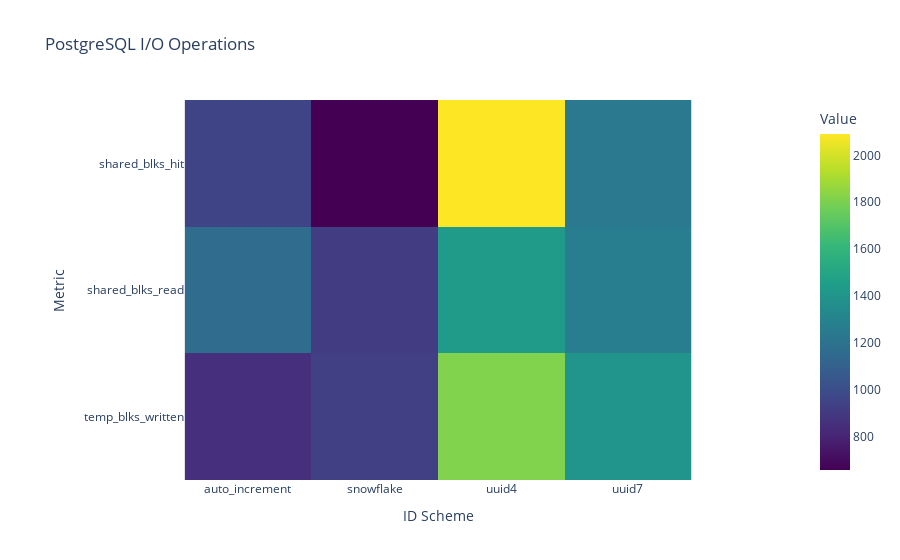
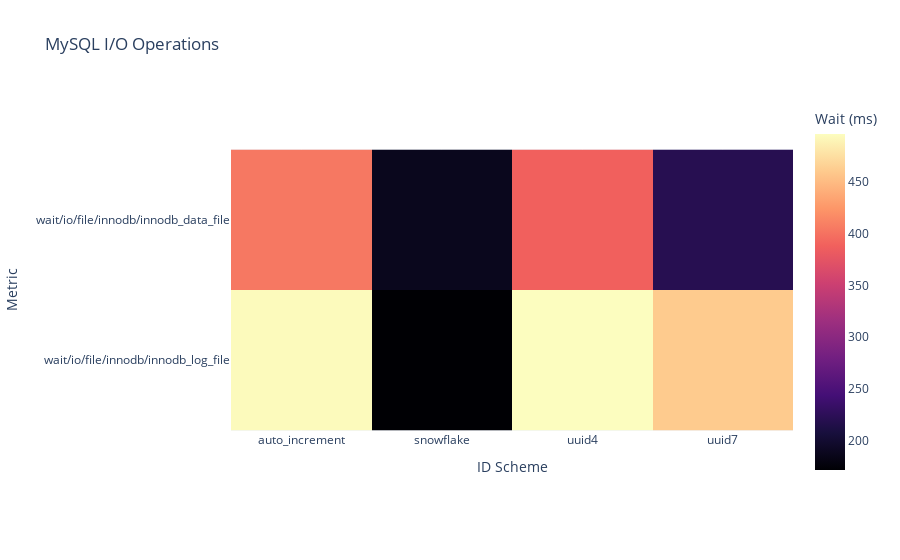

The cell these charts' notebook holds for them, in order:
### Code cell
if not io_df.empty:
    pg_df = io_df[io_df['database'] == 'postgres']
    if not pg_df.empty:
        pivot_pg = pg_df.pivot_table(index='metric', columns='id_scheme', values='value', aggfunc='sum').fillna(0)
        fig3 = px.imshow(
            pivot_pg,
            title='PostgreSQL I/O Operations',
            color_continuous_scale='Viridis',
            labels={'x': 'ID Scheme', 'y': 'Metric', 'color': 'Value'},
        )
        fig3.show()
    mysql_df = io_df[io_df['database'] == 'mysql']
    if not mysql_df.empty:
        pivot_mysql = mysql_df.pivot_table(index='metric', columns='id_scheme', values='value', aggfunc='sum').fillna(0)
        fig4 = px.imshow(
            pivot_mysql,
            title='MySQL I/O Operations',
            color_continuous_scale='Magma',
            labels={'x': 'ID Scheme', 'y': 'Metric', 'color': 'Wait (ms)'},
        )
        fig4.show()

### Figure 1 — Plotly figure (JSON) as saved in the notebook; plotly's stock layout.template omitted (floating-point values rounded to 4 significant figures)
{"data": [{"coloraxis": "coloraxis", "hovertemplate": "ID Scheme: %{x}<br>Metric: %{y}<br>Value: %{z}<extra></extra>", "name": "0", "type": "heatmap", "x": ["auto_increment", "snowflake", "uuid4", "uuid7"], "xaxis": "x", "y": ["shared_blks_hit", "shared_blks_read", "temp_blks_written"], "yaxis": "y", "z": [[952.4, 657.7, 2091.0, 1238.0], [1162.0, 912.4, 1435.0, 1268.0], [850.2, 932.5, 1815.0, 1400.0]]}], "layout": {"coloraxis": {"colorbar": {"title": {"text": "Value"}}, "colorscale": [[0, "#440154"], [0.1111, "#482878"], [0.2222, "#3e4989"], [0.3333, "#31688e"], [0.4444, "#26828e"], [0.5556, "#1f9e89"], [0.6667, "#35b779"], [0.7778, "#6ece58"], [0.8889, "#b5de2b"], [1, "#fde725"]]}, "title": {"text": "PostgreSQL I/O Operations"}, "xaxis": {"anchor": "y", "constrain": "domain", "domain": [0, 1], "scaleanchor": "y", "title": {"text": "ID Scheme"}}, "yaxis": {"anchor": "x", "autorange": "reversed", "constrain": "domain", "domain": [0, 1], "title": {"text": "Metric"}}}}

### Figure 2 — Plotly figure (JSON) as saved in the notebook; plotly's stock layout.template omitted (floating-point values rounded to 4 significant figures)
{"data": [{"coloraxis": "coloraxis", "hovertemplate": "ID Scheme: %{x}<br>Metric: %{y}<br>Wait (ms): %{z}<extra></extra>", "name": "0", "type": "heatmap", "x": ["auto_increment", "snowflake", "uuid4", "uuid7"], "xaxis": "x", "y": ["wait/io/file/innodb/innodb_data_file", "wait/io/file/innodb/innodb_log_file"], "yaxis": "y", "z": [[404.0, 187.2, 388.2, 220.1], [494.4, 171.5, 496.4, 460.9]]}], "layout": {"coloraxis": {"colorbar": {"title": {"text": "Wait (ms)"}}, "colorscale": [[0, "#000004"], [0.1111, "#180f3d"], [0.2222, "#440f76"], [0.3333, "#721f81"], [0.4444, "#9e2f7f"], [0.5556, "#cd4071"], [0.6667, "#f1605d"], [0.7778, "#fd9668"], [0.8889, "#feca8d"], [1, "#fcfdbf"]]}, "title": {"text": "MySQL I/O Operations"}, "xaxis": {"anchor": "y", "constrain": "domain", "domain": [0, 1], "scaleanchor": "y", "title": {"text": "ID Scheme"}}, "yaxis": {"anchor": "x", "autorange": "reversed", "constrain": "domain", "domain": [0, 1], "title": {"text": "Metric"}}}}
